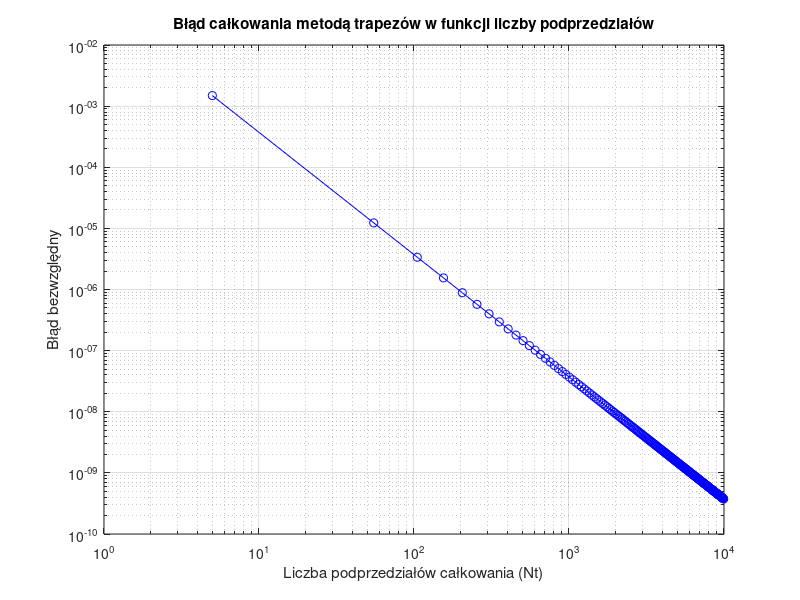

Reproduce this figure in MATLAB.
function [ft_5, integral_1000, Nt, integration_error] = trapezoidal_rule_accuracy_evaluation()
    % Funkcja służy do numerycznego obliczania całki oznaczonej metodą trapezów
    % z funkcji gęstości prawdopodobieństwa awarii urządzenia elektronicznego.
    % Jej celem jest porównanie dokładności obliczeń
    % w zależności od liczby zastosowanych podprzedziałów całkowania.
    %
    % ft_5 – wartość funkcji gęstości prawdopodobieństwa obliczona dla t = 5.
    %
    % integral_1000 – przybliżona wartość całki oznaczonej na przedziale [0, 5]
    %   wyznaczona metodą trapezów dla liczby podprzedziałów wynoszącej 1000.
    %
    % integration_error – wektor zawierający błędy bezwzględne numerycznego
    %   wyznaczenia wartości całki oznaczonej. Wartość integration_error(1,i)
    %   oznacza błąd obliczenia całki dla Nt(1,i) podprzedziałów:
    %   integration_error(1, i) = abs(integral_approximation - reference_value),
    %   gdzie reference_value to wzorcowa wartość całki.
    %
    % Nt – wektor wierszowy zawierający liczby podprzedziałów całkowania,
    %   dla których wyznaczane są przybliżenia całki i obliczany jest błąd.


    reference_value = 0.0473612919396179; % wartość wzorcowa całki

    ft_5 = failure_density_function(5);
    N = 1000; % liczba podprzedziałów całkowania
    x = linspace(0,5,N+1); % liczba punktów = liczba podprzedziałów całkowania + 1
    integral_1000 = trapezoidal_rule(x);

    Nt = 5:50:10^4;
    integration_error = [];
    for i = 1:length(Nt)
        x = linspace(0, 5, Nt(i)+1); 
        integration_result=trapezoidal_rule(x);
        integration_error(1, i) = abs(integration_result - reference_value);
    end
    figure;
    loglog(Nt, integration_error, 'b-o');
    xlabel('Liczba podprzedziałów całkowania (Nt)');
    ylabel('Błąd bezwzględny');
    title('Błąd całkowania metodą trapezów w funkcji liczby podprzedziałów');
    grid on;
    saveas(gcf, 'zadanie2.png');

end


function integral_approximation = trapezoidal_rule(x)
    % Oblicza przybliżoną wartość całki oznaczonej z funkcji gęstości
    % prawdopodobieństwa (failure_density_function) przy użyciu
    % metody trapezów.
    %
    % x – wektor rosnących wartości określających końce podprzedziałów całkowania.
    %     Dla n-elementowego wektora x zdefiniowanych jest n−1 podprzedziałów
    %     całkowania: [x(1), x(2)], [x(2), x(3)], ..., [x(n−1), x(n)].
    %
    % integral_approximation – przybliżona wartość całki oznaczonej
    n = length(x);
    integral_approximation =failure_density_function(x(1))/2 + failure_density_function(x(length(x)))/2;
    deltaX = x(2) - x(1);
    for i = 2:n-1
        integral_approximation= integral_approximation+ failure_density_function(x(i));
    end
    integral_approximation=integral_approximation*deltaX;
end

function ft = failure_density_function(t)
    % Zwraca wartości funkcji gęstości prawdopodobieństwa wystąpienia awarii
    % urządzenia elektronicznego dla zadanych wartości czasu t.
    %
    % t – wektor wartości czasu (wyrażonych w latach), dla których obliczane
    %   są wartości funkcji gęstości prawdopodobieństwa.
    %
    % ft – wektor zawierający wartości funkcji gęstości prawdopodobieństwa
    %      odpowiadające kolejnym elementom wektora t.
    ft = (1 / (3 * sqrt(2 * pi))) * exp(-((t - 10).^2) / (2 * 3^2));
end